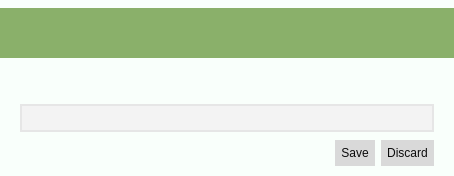
<?xml version="1.0" encoding="UTF-8"?>
<ui version="4.0">
 <class>Dialog</class>
 <widget class="QDialog" name="Dialog">
  <property name="windowModality">
   <enum>Qt::WindowModality::ApplicationModal</enum>
  </property>
  <property name="geometry">
   <rect>
    <x>0</x>
    <y>0</y>
    <width>454</width>
    <height>176</height>
   </rect>
  </property>
  <property name="minimumSize">
   <size>
    <width>454</width>
    <height>176</height>
   </size>
  </property>
  <property name="maximumSize">
   <size>
    <width>454</width>
    <height>176</height>
   </size>
  </property>
  <property name="windowTitle">
   <string>Dialog</string>
  </property>
  <property name="styleSheet">
   <string notr="true">background-color: rgb(249, 255, 251);</string>
  </property>
  <property name="modal">
   <bool>true</bool>
  </property>
  <layout class="QGridLayout" name="gridLayout">
   <property name="leftMargin">
    <number>0</number>
   </property>
   <property name="topMargin">
    <number>0</number>
   </property>
   <property name="rightMargin">
    <number>0</number>
   </property>
   <property name="bottomMargin">
    <number>0</number>
   </property>
   <property name="spacing">
    <number>0</number>
   </property>
   <item row="0" column="0">
    <layout class="QVBoxLayout" name="verticalLayout">
     <property name="spacing">
      <number>0</number>
     </property>
     <property name="sizeConstraint">
      <enum>QLayout::SizeConstraint::SetDefaultConstraint</enum>
     </property>
     <item>
      <widget class="QLabel" name="headline">
       <property name="maximumSize">
        <size>
         <width>16777215</width>
         <height>50</height>
        </size>
       </property>
       <property name="font">
        <font>
         <pointsize>22</pointsize>
         <fontweight>Light</fontweight>
        </font>
       </property>
       <property name="styleSheet">
        <string notr="true">background-color: rgb(138, 176, 106);
padding: 6px;
padding-left: 20 px;
padding-right: 20px;</string>
       </property>
       <property name="text">
        <string/>
       </property>
      </widget>
     </item>
     <item>
      <widget class="QLabel" name="message">
       <property name="maximumSize">
        <size>
         <width>16777215</width>
         <height>40</height>
        </size>
       </property>
       <property name="styleSheet">
        <string notr="true">color: rgb(13, 13, 13);
padding: 6px;
padding-left: 20px;
padding-right: 20px;</string>
       </property>
       <property name="text">
        <string/>
       </property>
       <property name="alignment">
        <set>Qt::AlignmentFlag::AlignLeading|Qt::AlignmentFlag::AlignLeft|Qt::AlignmentFlag::AlignTop</set>
       </property>
      </widget>
     </item>
     <item>
      <widget class="QLineEdit" name="lineEdit">
       <property name="styleSheet">
        <string notr="true">margin: 6px;
margin-left: 20px;
margin-right: 20px;
background-color: rgb(243, 243, 243);
padding: 4px;
color: rgb(13, 13, 13);
border: 2px solid rgb(230, 230, 230);</string>
       </property>
      </widget>
     </item>
     <item>
      <layout class="QHBoxLayout" name="horizontalLayout">
       <property name="spacing">
        <number>0</number>
       </property>
       <item>
        <spacer name="horizontalSpacer_2">
         <property name="orientation">
          <enum>Qt::Orientation::Horizontal</enum>
         </property>
         <property name="sizeType">
          <enum>QSizePolicy::Policy::Fixed</enum>
         </property>
         <property name="sizeHint" stdset="0">
          <size>
           <width>20</width>
           <height>30</height>
          </size>
         </property>
        </spacer>
       </item>
       <item>
        <widget class="QDialogButtonBox" name="buttonBox">
         <property name="styleSheet">
          <string notr="true">QPushButton {
	border: none;
	color: rgb(12, 12, 12);
	background-color: rgb(217, 217, 217);
	padding: 6px;
}

QPushButton::pressed {
	background-color: ;
	background-color: rgb(192, 192, 192);
}</string>
         </property>
         <property name="standardButtons">
          <set>QDialogButtonBox::StandardButton::Discard|QDialogButtonBox::StandardButton::Save</set>
         </property>
        </widget>
       </item>
       <item>
        <spacer name="horizontalSpacer">
         <property name="orientation">
          <enum>Qt::Orientation::Horizontal</enum>
         </property>
         <property name="sizeType">
          <enum>QSizePolicy::Policy::Fixed</enum>
         </property>
         <property name="sizeHint" stdset="0">
          <size>
           <width>20</width>
           <height>30</height>
          </size>
         </property>
        </spacer>
       </item>
      </layout>
     </item>
    </layout>
   </item>
  </layout>
 </widget>
 <resources/>
 <connections/>
</ui>
